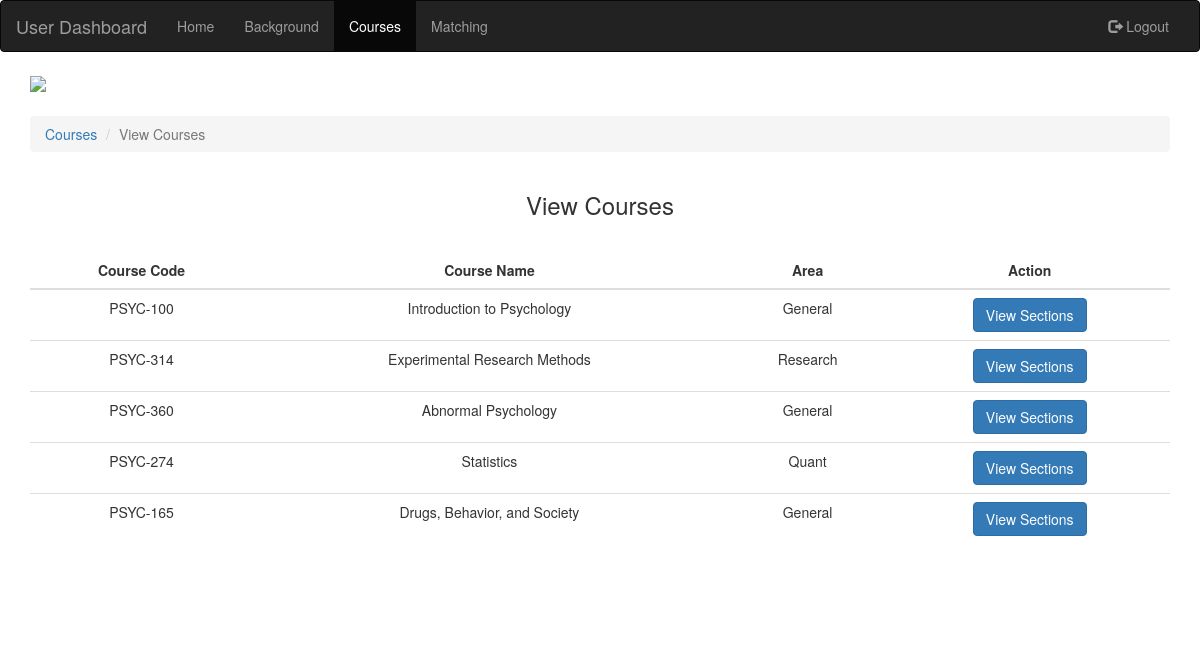
/php/user-view-courses.php, run on an earlier commit of the app's database.
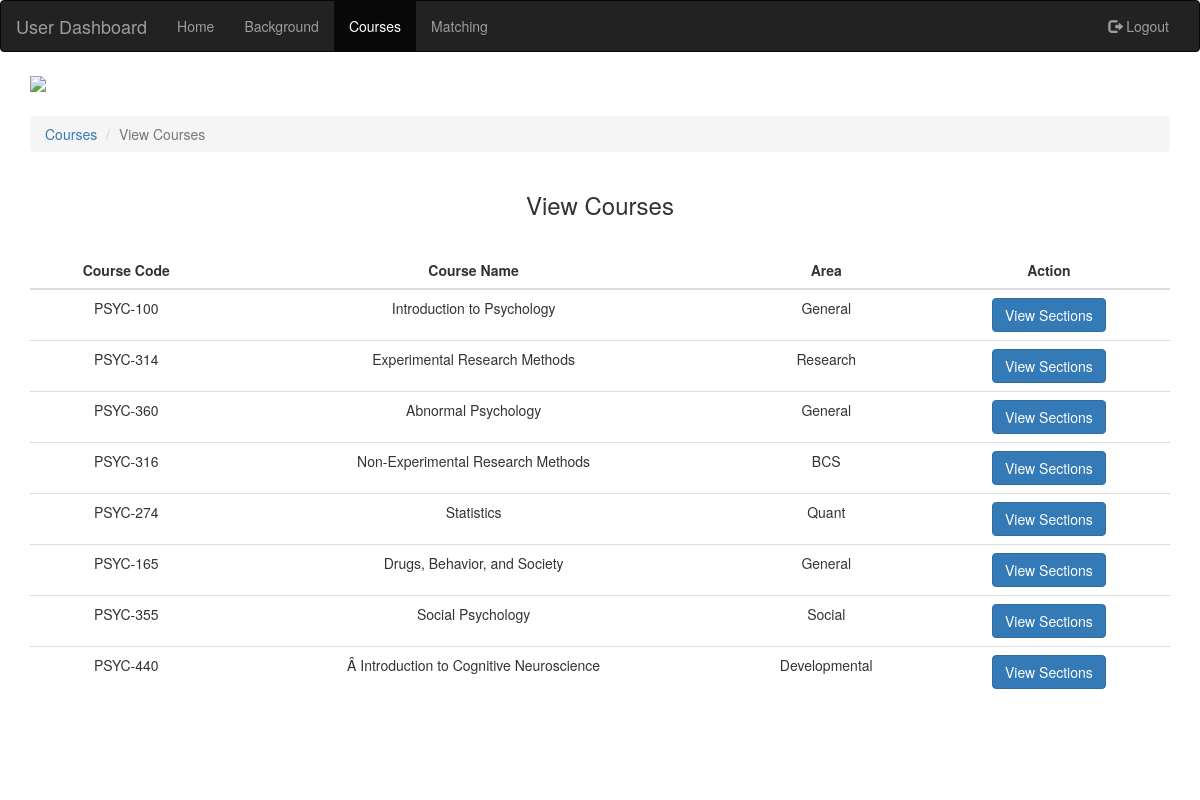
And on a later commit of the database.
### tables this page shows
CREATE TABLE IF NOT EXISTS `Course` (
  `Course_Id` int(11) NOT NULL AUTO_INCREMENT,
  `Course_Code` varchar(250) NOT NULL,
  `Course_Name` varchar(250) NOT NULL,
  `Area` varchar(250) NOT NULL,
  `IsActive` int(11) NOT NULL,
  `Number_Of_Half_TA` int(11) NOT NULL,
  `Number_Of_Full_TA` int(11) NOT NULL,
  PRIMARY KEY (`Course_Id`)
);

### php/user-view-courses.php (the view, shortened to what this page needs)
<?php
	include('dbConnect.php');
?>
<!DOCTYPE HTML>
<html>
	<head>
		<link href="https://maxcdn.bootstrapcdn.com/bootstrap/3.3.7/css/bootstrap.min.css" rel="stylesheet">
		<link href="../css/admin.css" type="text/css" rel="stylesheet">
	</head>
	<body>
	<nav class="navbar navbar-inverse">
	  <div class="container-fluid">
	    <div class="navbar-header">
	      <a class="navbar-brand" href="../html/user.html">User Dashboard</a>
	    </div>
	    <div class="collapse navbar-collapse" id="myNavbar">
	      <ul class="nav navbar-nav">
		<li><a href="../html/user.html">Home</a></li>
		<li><a href="../html/user-personal.html">Background</a></li>
		<li  class="active"><a href="../html/user-courses.html">Courses</a></li>
		<li><a href="../html/user-matching.html">Matching</a></li>
	      </ul>
	      <ul class="nav navbar-nav navbar-right">
		<li><a href="logout.php"><span class="glyphicon glyphicon-log-out"></span> Logout</a></li>
	      </ul>
	    </div>
	  </div>
	</nav>
	<div class="container">
		<div class="row">
			<div class="col-lg-12 col-md-12 col-xs-12 col-sm-12">
				<img src="../images/uscheader.png" style="width: 100%;"></img>
			</div>
			<div class="col-lg-12 col-md-12 col-xs-12 col-sm-12" style="margin-top: 2%;">
				<ol class="breadcrumb">
				  <li><a href="../html/user-courses.html">Courses</a></li>
				  <li class="active">View Courses</li>
				</ol>
			</div>
			<div class="col-lg-12 col-md-12 col-xs-12 col-sm-12">
				<center><h3>View Courses</h3><center>
			</div>
			<div class="col-lg-12 col-md-12 col-xs-12 col-sm-12" style="margin-top: 2%;">
				<table class="table table-responsive ">
				    <thead>
					<tr>
					    <th><center>Course Code</center></th>
					    <th><center>Course Name</center></th>
					    <th><center>Area</center></th>
					    <th><center>Action</center></th>
					</tr>
				    </thead>
				    <tbody><?php
						$query1="SELECT * FROM `Course` WHERE `IsActive`='1'";
						$result1=mysqli_query($conn,$query1);
						while($row1 = mysqli_fetch_array($result1))
						{
							echo    "
								    <tr>
									<td><center>".$row1['Course_Code']."</center></td>
									<td><center>".$row1['Course_Name']."</center></td>
									<td><center>".$row1['Area']."</center></td>
									<td>
										<center>
										<div class='btn-group'>
										<a class='btn-primary btn' href='user-view-courses-sections.php?course_id=".$row1['Course_Id']."'>View Sections</a></li>
										  </ul>
										</div>
										</center>
									</td>
								    </tr>
								";
						}
					?>
				   </tbody>
				</table>
				<br><br><br>
			</div>
		</div>
	</div>
	</body>
</html>

What changed in the data, as far as the page shows it:
added course: Course_Code "PSYC-316", Course_Name "Non-Experimental Research Methods", Area "BCS"
added course: Course_Code "PSYC-355", Course_Name "Social Psychology", Area "Social"
added course: Course_Code "PSYC-440", Course_Name "Â Introduction to Cognitive Neuroscience", Area "Developmental"
